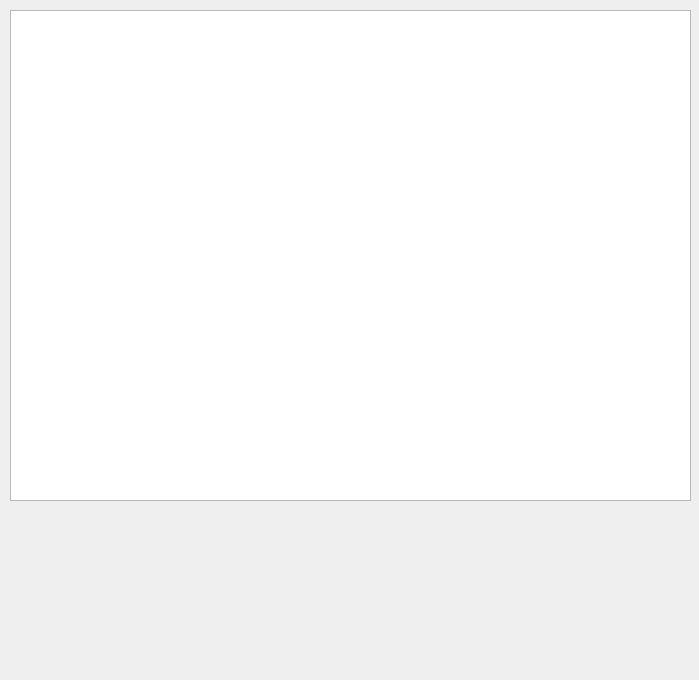
<?xml version="1.0" encoding="UTF-8"?>
<ui version="4.0">
 <class>ViewBD</class>
 <widget class="QDialog" name="ViewBD">
  <property name="geometry">
   <rect>
    <x>0</x>
    <y>0</y>
    <width>699</width>
    <height>680</height>
   </rect>
  </property>
  <property name="windowTitle">
   <string>Dialog</string>
  </property>
  <widget class="QTableWidget" name="tableWidget">
   <property name="geometry">
    <rect>
     <x>10</x>
     <y>10</y>
     <width>681</width>
     <height>491</height>
    </rect>
   </property>
  </widget>
 </widget>
 <resources/>
 <connections/>
</ui>
